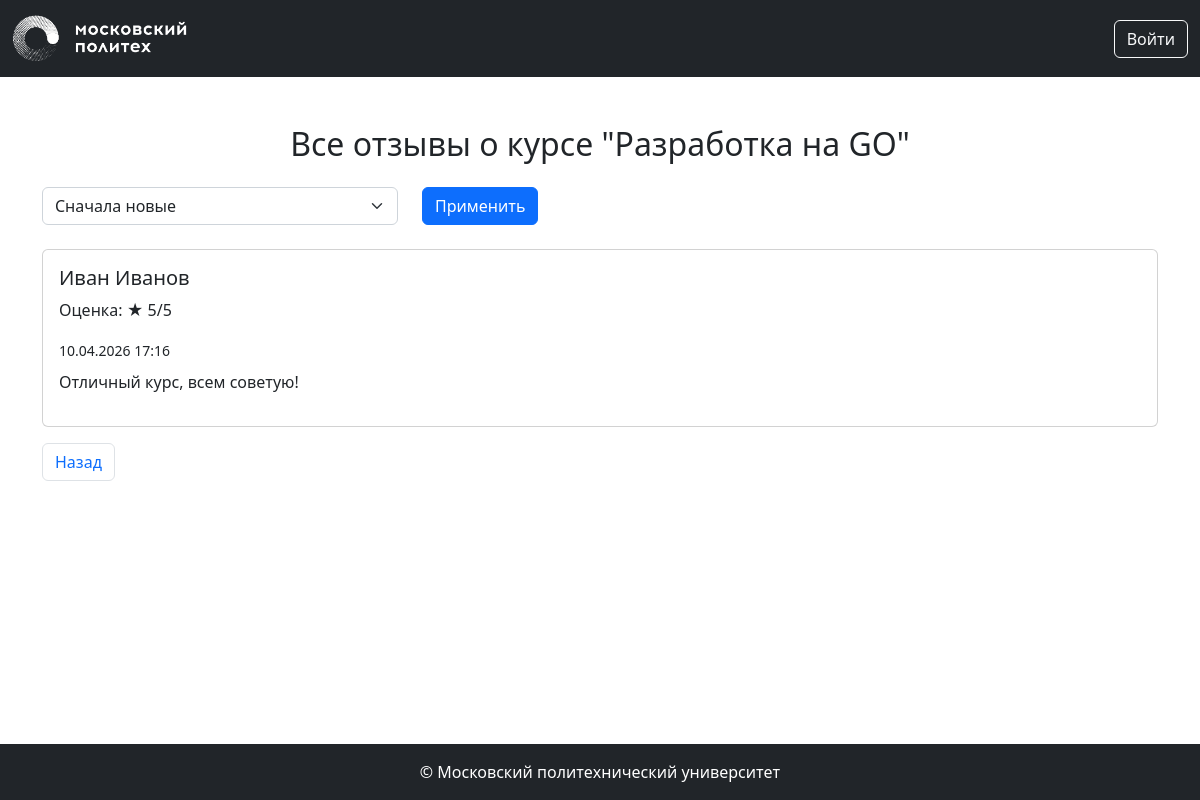
/courses/1/reviews?page=2&sort=new, run on the app's committed database.
### models.py (models this page shows, shortened)
class Base(DeclarativeBase):
  metadata = MetaData(naming_convention={
        "ix": 'ix_%(column_0_label)s',
        "uq": "uq_%(table_name)s_%(column_0_name)s",
        "ck": "ck_%(table_name)s_%(constraint_name)s",
        "fk": "fk_%(table_name)s_%(column_0_name)s_%(referred_table_name)s",
        "pk": "pk_%(table_name)s"
    })

class Course(Base):
    __tablename__ = 'courses'
    id: Mapped[int] = mapped_column(primary_key=True)
    name: Mapped[str] = mapped_column(String(100))
    short_desc: Mapped[str] = mapped_column(Text)
    full_desc: Mapped[str] = mapped_column(Text)
    rating_sum: Mapped[int] = mapped_column(default=0)
    rating_num: Mapped[int] = mapped_column(default=0)
    category_id: Mapped[int] = mapped_column(ForeignKey("categories.id"))
    author_id: Mapped[int] = mapped_column(ForeignKey("users.id"))
    background_image_id: Mapped[str] = mapped_column(ForeignKey("images.id"))
    created_at: Mapped[datetime] = mapped_column(default=datetime.now)
    author: Mapped["User"] = relationship()
    category: Mapped["Category"] = relationship(lazy=False)
    bg_image: Mapped["Image"] = relationship()

class Review(db.Model):
    __tablename__ = 'reviews'
    id = db.Column(db.Integer, primary_key=True)
    rating = db.Column(db.Integer, nullable=False)
    text = db.Column(db.Text, nullable=False)
    created_at = db.Column(db.DateTime, default=datetime.utcnow)
    course_id = db.Column(
        db.Integer,
        db.ForeignKey('courses.id'),
        nullable=False
    )
    user_id = db.Column(
        db.Integer,
        db.ForeignKey('users.id'),
        nullable=False
    )
    course = db.relationship(
        'Course',
        backref=db.backref('reviews', lazy=True)
    )
    user = db.relationship(
        'User',
        backref=db.backref('reviews', lazy=True)
    )

class User(Base, UserMixin):
    __tablename__ = 'users'
    id: Mapped[int] = mapped_column(primary_key=True)
    first_name: Mapped[str] = mapped_column(String(100))
    last_name: Mapped[str] = mapped_column(String(100))
    middle_name: Mapped[Optional[str]] = mapped_column(String(100))
    login: Mapped[str] = mapped_column(String(100), unique=True)
    password_hash: Mapped[str] = mapped_column(String(200))
    created_at: Mapped[datetime] = mapped_column(default=datetime.now)

### courses.py (the view)
@bp.route('/<int:course_id>/reviews')
def course_reviews(course_id):
    course = db.get_or_404(Course, course_id)
    sort = request.args.get('sort', 'new')
    page = request.args.get('page', 1, type=int)
    query = Review.query.filter_by(course_id=course_id)
    if sort == 'positive':
        query = query.order_by(Review.rating.desc())
    elif sort == 'negative':
        query = query.order_by(Review.rating.asc())
    else:
        query = query.order_by(Review.created_at.desc())
    reviews = query.paginate(page=page, per_page=5)
    user_review = None
    if current_user.is_authenticated:
        user_review = Review.query.filter_by(
            course_id=course_id,
            user_id=current_user.id
        ).first()
    return render_template(
        'courses/reviews.html',
        course=course,
        reviews=reviews,
        sort=sort,
        user_review=user_review
    )

### templates/courses/reviews.html (shortened to what this page needs)
{% extends 'base.html' %}
{% block content %}
<div class="container mt-5">
    <h2 class="mb-4 text-center">Все отзывы о курсе "{{ course.name }}"</h2>
    <form method="GET" class="mb-4">
        <div class="row">
            <div class="col-md-4">
                <select name="sort" class="form-select">
                    <option value="new" {% if sort == 'new' %}selected{% endif %}>Сначала новые</option>
                </select>
            </div>
            <div class="col-md-2">
                <button class="btn btn-primary">Применить</button>
            </div>
        </div>
    </form>
    {% for review in reviews.items %}
        <div class="card mb-3">
            <div class="card-body">
                <h5>{{ review.user.first_name }} {{ review.user.last_name }}</h5>
                <p>Оценка: ★ {{ review.rating }}/5</p>
                <small>{{ review.created_at.strftime('%d.%m.%Y %H:%M') }}</small>
                <p class="mt-2">{{ review.text }}</p>
            </div>
        </div>
    {% endfor %}
    <nav>
        <ul class="pagination">
            {% if reviews.has_prev %}
                <li class="page-item">
                    <a class="page-link"
                       href="{{ url_for('courses.course_reviews',
                                        course_id=course.id,
                                        page=reviews.prev_num,
                                        sort=sort) }}">
                        Назад
                    </a>
                </li>
            {% endif %}
        </ul>
    </nav>
</div>
{% endblock %}

### data on the page
Course: name "Разработка на GO"
Review: user.first_name "Иван", user.last_name "Иванов", rating "5", created_at "10.04.2026 17:16", text "Отличный курс, всем советую!"
